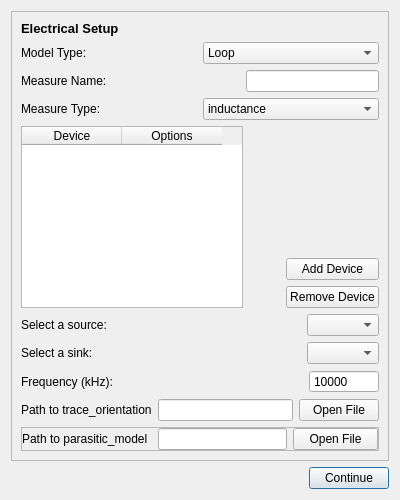
<?xml version="1.0" encoding="UTF-8"?>
<ui version="4.0">
 <class>Dialog</class>
 <widget class="QDialog" name="Dialog">
  <property name="geometry">
   <rect>
    <x>0</x>
    <y>0</y>
    <width>400</width>
    <height>500</height>
   </rect>
  </property>
  <property name="windowTitle">
   <string>Electrical Setup</string>
  </property>
  <layout class="QVBoxLayout" name="verticalLayout_2">
   <item>
    <widget class="QFrame" name="electrical_setup_2">
     <property name="frameShape">
      <enum>QFrame::StyledPanel</enum>
     </property>
     <property name="frameShadow">
      <enum>QFrame::Raised</enum>
     </property>
     <layout class="QVBoxLayout" name="verticalLayout_4">
      <item>
       <widget class="QLabel" name="label_17">
        <property name="text">
         <string>&lt;html&gt;&lt;head/&gt;&lt;body&gt;&lt;p align=&quot;justify&quot;&gt;&lt;span style=&quot; font-size:10pt; font-weight:600;&quot;&gt;Electrical Setup&lt;/span&gt;&lt;/p&gt;&lt;/body&gt;&lt;/html&gt;</string>
        </property>
       </widget>
      </item>
      <item>
       <layout class="QHBoxLayout" name="horizontalLayout_17">
        <item>
         <widget class="QLabel" name="label_24">
          <property name="text">
           <string>Model Type:</string>
          </property>
         </widget>
        </item>
        <item>
         <widget class="QComboBox" name="combo_model_type">
          <item>
           <property name="text">
            <string>Loop</string>
           </property>
          </item>
          <item>
           <property name="text">
            <string>FastHenry</string>
           </property>
          </item>
          <item>
           <property name="text">
            <string>PEEC</string>
           </property>
          </item>
          <item>
           <property name="text">
            <string>Response Surface</string>
           </property>
          </item>
         </widget>
        </item>
       </layout>
      </item>
      <item>
       <layout class="QHBoxLayout" name="horizontalLayout_12">
        <item>
         <widget class="QLabel" name="label_19">
          <property name="text">
           <string>Measure Name:</string>
          </property>
         </widget>
        </item>
        <item>
         <spacer name="horizontalSpacer_3">
          <property name="orientation">
           <enum>Qt::Horizontal</enum>
          </property>
          <property name="sizeHint" stdset="0">
           <size>
            <width>40</width>
            <height>20</height>
           </size>
          </property>
         </spacer>
        </item>
        <item>
         <widget class="QLineEdit" name="lineedit_measure_name"/>
        </item>
       </layout>
      </item>
      <item>
       <layout class="QHBoxLayout" name="horizontalLayout_13">
        <item>
         <widget class="QLabel" name="label_20">
          <property name="text">
           <string>Measure Type:</string>
          </property>
         </widget>
        </item>
        <item>
         <widget class="QComboBox" name="combo_measure_type">
          <item>
           <property name="text">
            <string>inductance</string>
           </property>
          </item>
          <item>
           <property name="text">
            <string>resistance</string>
           </property>
          </item>
          <item>
           <property name="text">
            <string>capacitance</string>
           </property>
          </item>
         </widget>
        </item>
       </layout>
      </item>
      <item>
       <layout class="QHBoxLayout" name="horizontalLayout_3">
        <item>
         <widget class="QTableWidget" name="tableWidget">
          <column>
           <property name="text">
            <string>Device</string>
           </property>
          </column>
          <column>
           <property name="text">
            <string>Options</string>
           </property>
          </column>
         </widget>
        </item>
        <item>
         <spacer name="horizontalSpacer_2">
          <property name="orientation">
           <enum>Qt::Horizontal</enum>
          </property>
          <property name="sizeType">
           <enum>QSizePolicy::Maximum</enum>
          </property>
          <property name="sizeHint" stdset="0">
           <size>
            <width>70</width>
            <height>20</height>
           </size>
          </property>
         </spacer>
        </item>
        <item>
         <layout class="QVBoxLayout" name="verticalLayout">
          <item>
           <spacer name="verticalSpacer">
            <property name="orientation">
             <enum>Qt::Vertical</enum>
            </property>
            <property name="sizeHint" stdset="0">
             <size>
              <width>20</width>
              <height>40</height>
             </size>
            </property>
           </spacer>
          </item>
          <item>
           <widget class="QPushButton" name="btn_add_device">
            <property name="text">
             <string>Add Device</string>
            </property>
           </widget>
          </item>
          <item>
           <widget class="QPushButton" name="btn_remove_device">
            <property name="text">
             <string>Remove Device</string>
            </property>
           </widget>
          </item>
         </layout>
        </item>
       </layout>
      </item>
      <item>
       <layout class="QHBoxLayout" name="horizontalLayout_15">
        <item>
         <widget class="QLabel" name="label_21">
          <property name="text">
           <string>Select a source:</string>
          </property>
         </widget>
        </item>
        <item>
         <widget class="QComboBox" name="combo_source">
          <property name="sizePolicy">
           <sizepolicy hsizetype="Fixed" vsizetype="Fixed">
            <horstretch>0</horstretch>
            <verstretch>0</verstretch>
           </sizepolicy>
          </property>
         </widget>
        </item>
       </layout>
      </item>
      <item>
       <layout class="QHBoxLayout" name="horizontalLayout_16">
        <item>
         <widget class="QLabel" name="label_22">
          <property name="text">
           <string>Select a sink:</string>
          </property>
         </widget>
        </item>
        <item>
         <widget class="QComboBox" name="combo_sink">
          <property name="sizePolicy">
           <sizepolicy hsizetype="Fixed" vsizetype="Fixed">
            <horstretch>0</horstretch>
            <verstretch>0</verstretch>
           </sizepolicy>
          </property>
         </widget>
        </item>
       </layout>
      </item>
      <item>
       <layout class="QHBoxLayout" name="horizontalLayout_14">
        <item>
         <widget class="QLabel" name="label_23">
          <property name="text">
           <string>Frequency (kHz):</string>
          </property>
         </widget>
        </item>
        <item>
         <widget class="QSpinBox" name="frequency">
          <property name="sizePolicy">
           <sizepolicy hsizetype="Maximum" vsizetype="Fixed">
            <horstretch>0</horstretch>
            <verstretch>0</verstretch>
           </sizepolicy>
          </property>
          <property name="minimumSize">
           <size>
            <width>20</width>
            <height>0</height>
           </size>
          </property>
          <property name="maximumSize">
           <size>
            <width>70</width>
            <height>16777215</height>
           </size>
          </property>
          <property name="buttonSymbols">
           <enum>QAbstractSpinBox::NoButtons</enum>
          </property>
          <property name="specialValueText">
           <string>10000</string>
          </property>
          <property name="maximum">
           <number>1000000000</number>
          </property>
         </widget>
        </item>
       </layout>
      </item>
      <item>
       <layout class="QHBoxLayout" name="parasitic_model_layout"/>
      </item>
      <item>
       <layout class="QHBoxLayout" name="horizontalLayout_4">
        <item>
         <widget class="QLabel" name="label_5">
          <property name="text">
           <string>Path to trace_orientation</string>
          </property>
         </widget>
        </item>
        <item>
         <widget class="QLineEdit" name="trace_textedit"/>
        </item>
        <item>
         <widget class="QPushButton" name="btn_open_trace">
          <property name="sizePolicy">
           <sizepolicy hsizetype="Maximum" vsizetype="Fixed">
            <horstretch>0</horstretch>
            <verstretch>0</verstretch>
           </sizepolicy>
          </property>
          <property name="minimumSize">
           <size>
            <width>0</width>
            <height>0</height>
           </size>
          </property>
          <property name="maximumSize">
           <size>
            <width>85</width>
            <height>16777215</height>
           </size>
          </property>
          <property name="text">
           <string>Open File</string>
          </property>
         </widget>
        </item>
       </layout>
      </item>
      <item>
       <widget class="QFrame" name="parasitic_model_frame">
        <property name="sizePolicy">
         <sizepolicy hsizetype="Preferred" vsizetype="Preferred">
          <horstretch>0</horstretch>
          <verstretch>0</verstretch>
         </sizepolicy>
        </property>
        <property name="frameShape">
         <enum>QFrame::StyledPanel</enum>
        </property>
        <property name="frameShadow">
         <enum>QFrame::Raised</enum>
        </property>
        <layout class="QHBoxLayout" name="horizontalLayout_2">
         <property name="margin">
          <number>0</number>
         </property>
         <item>
          <widget class="QLabel" name="label_6">
           <property name="sizePolicy">
            <sizepolicy hsizetype="Preferred" vsizetype="Preferred">
             <horstretch>0</horstretch>
             <verstretch>0</verstretch>
            </sizepolicy>
           </property>
           <property name="text">
            <string>Path to parasitic_model</string>
           </property>
          </widget>
         </item>
         <item>
          <widget class="QLineEdit" name="parasitic_textedit">
           <property name="sizePolicy">
            <sizepolicy hsizetype="Preferred" vsizetype="Fixed">
             <horstretch>0</horstretch>
             <verstretch>0</verstretch>
            </sizepolicy>
           </property>
          </widget>
         </item>
         <item>
          <widget class="QPushButton" name="btn_open_parasitic">
           <property name="sizePolicy">
            <sizepolicy hsizetype="Maximum" vsizetype="Fixed">
             <horstretch>0</horstretch>
             <verstretch>0</verstretch>
            </sizepolicy>
           </property>
           <property name="minimumSize">
            <size>
             <width>0</width>
             <height>0</height>
            </size>
           </property>
           <property name="maximumSize">
            <size>
             <width>85</width>
             <height>16777215</height>
            </size>
           </property>
           <property name="text">
            <string>Open File</string>
           </property>
          </widget>
         </item>
        </layout>
       </widget>
      </item>
     </layout>
    </widget>
   </item>
   <item>
    <layout class="QHBoxLayout" name="horizontalLayout">
     <item>
      <spacer name="horizontalSpacer">
       <property name="orientation">
        <enum>Qt::Horizontal</enum>
       </property>
       <property name="sizeHint" stdset="0">
        <size>
         <width>40</width>
         <height>20</height>
        </size>
       </property>
      </spacer>
     </item>
     <item>
      <widget class="QPushButton" name="btn_continue">
       <property name="text">
        <string>Continue</string>
       </property>
       <property name="default">
        <bool>true</bool>
       </property>
       <property name="flat">
        <bool>false</bool>
       </property>
      </widget>
     </item>
    </layout>
   </item>
  </layout>
 </widget>
 <resources/>
 <connections/>
</ui>
